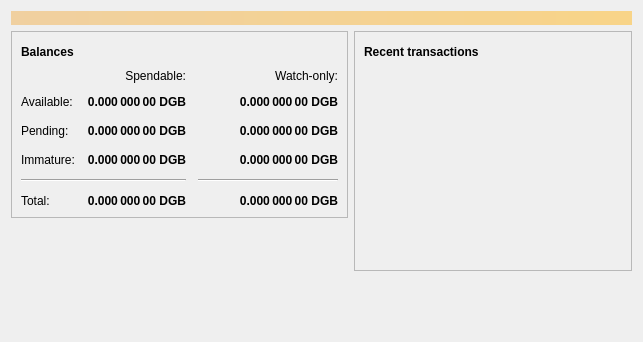
<?xml version="1.0" encoding="UTF-8"?>
<ui version="4.0">
 <class>OverviewPage</class>
 <widget class="QWidget" name="OverviewPage">
  <property name="geometry">
   <rect>
    <x>0</x>
    <y>0</y>
    <width>643</width>
    <height>342</height>
   </rect>
  </property>
  <property name="windowTitle">
   <string>Form</string>
  </property>
  <property name="styleSheet">
   <string notr="true"/>
  </property>
  <layout class="QVBoxLayout" name="topLayout">
   <item>
    <widget class="QLabel" name="labelAlerts">
     <property name="visible">
      <bool>false</bool>
     </property>
     <property name="styleSheet">
      <string notr="true">QLabel { background-color: qlineargradient(x1: 0, y1: 0, x2: 1, y2: 0, stop:0 #F0D0A0, stop:1 #F8D488); color:#000000; }</string>
     </property>
     <property name="wordWrap">
      <bool>true</bool>
     </property>
     <property name="margin">
      <number>3</number>
     </property>
     <property name="textInteractionFlags">
      <set>Qt::TextSelectableByMouse</set>
     </property>
    </widget>
   </item>
   <item>
    <layout class="QHBoxLayout" name="horizontalLayout" stretch="1,1">
     <item>
      <layout class="QVBoxLayout" name="verticalLayout_2">
       <item>
        <widget class="QFrame" name="frame">
         <property name="frameShape">
          <enum>QFrame::StyledPanel</enum>
         </property>
         <property name="frameShadow">
          <enum>QFrame::Raised</enum>
         </property>
         <layout class="QVBoxLayout" name="verticalLayout_4">
          <item>
           <layout class="QHBoxLayout" name="horizontalLayout_4">
            <item>
             <widget class="QLabel" name="label_5">
              <property name="font">
               <font>
                <weight>75</weight>
                <bold>true</bold>
               </font>
              </property>
              <property name="text">
               <string>Balances</string>
              </property>
             </widget>
            </item>
            <item>
             <widget class="QPushButton" name="labelWalletStatus">
              <property name="enabled">
               <bool>true</bool>
              </property>
              <property name="maximumSize">
               <size>
                <width>30</width>
                <height>16777215</height>
               </size>
              </property>
              <property name="toolTip">
               <string>The displayed information may be out of date. Your wallet automatically synchronizes with the BitsCoin network after a connection is established, but this process has not completed yet.</string>
              </property>
              <property name="text">
               <string/>
              </property>
              <property name="icon">
               <iconset resource="../bitscoin.qrc">
                <normaloff>:/icons/warning</normaloff>
                <disabledoff>:/icons/warning</disabledoff>:/icons/warning</iconset>
              </property>
              <property name="iconSize">
               <size>
                <width>24</width>
                <height>24</height>
               </size>
              </property>
              <property name="flat">
               <bool>true</bool>
              </property>
             </widget>
            </item>
            <item>
             <spacer name="horizontalSpacer_3">
              <property name="orientation">
               <enum>Qt::Horizontal</enum>
              </property>
              <property name="sizeHint" stdset="0">
               <size>
                <width>40</width>
                <height>20</height>
               </size>
              </property>
             </spacer>
            </item>
           </layout>
          </item>
          <item>
           <layout class="QGridLayout" name="gridLayout">
            <property name="spacing">
             <number>12</number>
            </property>
            <item row="2" column="2">
             <widget class="QLabel" name="labelWatchPending">
              <property name="font">
               <font>
                <weight>75</weight>
                <bold>true</bold>
               </font>
              </property>
              <property name="cursor">
               <cursorShape>IBeamCursor</cursorShape>
              </property>
              <property name="toolTip">
               <string>Unconfirmed transactions to watch-only addresses</string>
              </property>
              <property name="text">
               <string notr="true">0.000 000 00 DGB</string>
              </property>
              <property name="alignment">
               <set>Qt::AlignRight|Qt::AlignTrailing|Qt::AlignVCenter</set>
              </property>
              <property name="textInteractionFlags">
               <set>Qt::LinksAccessibleByMouse|Qt::TextSelectableByKeyboard|Qt::TextSelectableByMouse</set>
              </property>
             </widget>
            </item>
            <item row="2" column="1">
             <widget class="QLabel" name="labelUnconfirmed">
              <property name="font">
               <font>
                <weight>75</weight>
                <bold>true</bold>
               </font>
              </property>
              <property name="cursor">
               <cursorShape>IBeamCursor</cursorShape>
              </property>
              <property name="toolTip">
               <string>Total of transactions that have yet to be confirmed, and do not yet count toward the spendable balance</string>
              </property>
              <property name="text">
               <string notr="true">0.000 000 00 DGB</string>
              </property>
              <property name="alignment">
               <set>Qt::AlignRight|Qt::AlignTrailing|Qt::AlignVCenter</set>
              </property>
              <property name="textInteractionFlags">
               <set>Qt::LinksAccessibleByMouse|Qt::TextSelectableByKeyboard|Qt::TextSelectableByMouse</set>
              </property>
             </widget>
            </item>
            <item row="3" column="2">
             <widget class="QLabel" name="labelWatchImmature">
              <property name="font">
               <font>
                <weight>75</weight>
                <bold>true</bold>
               </font>
              </property>
              <property name="cursor">
               <cursorShape>IBeamCursor</cursorShape>
              </property>
              <property name="toolTip">
               <string>Mined balance in watch-only addresses that has not yet matured</string>
              </property>
              <property name="text">
               <string notr="true">0.000 000 00 DGB</string>
              </property>
              <property name="alignment">
               <set>Qt::AlignRight|Qt::AlignTrailing|Qt::AlignVCenter</set>
              </property>
              <property name="textInteractionFlags">
               <set>Qt::LinksAccessibleByMouse|Qt::TextSelectableByKeyboard|Qt::TextSelectableByMouse</set>
              </property>
             </widget>
            </item>
            <item row="4" column="0" colspan="2">
             <widget class="Line" name="line">
              <property name="orientation">
               <enum>Qt::Horizontal</enum>
              </property>
             </widget>
            </item>
            <item row="4" column="2">
             <widget class="Line" name="lineWatchBalance">
              <property name="sizePolicy">
               <sizepolicy hsizetype="Preferred" vsizetype="Fixed">
                <horstretch>0</horstretch>
                <verstretch>0</verstretch>
               </sizepolicy>
              </property>
              <property name="minimumSize">
               <size>
                <width>140</width>
                <height>0</height>
               </size>
              </property>
              <property name="orientation">
               <enum>Qt::Horizontal</enum>
              </property>
             </widget>
            </item>
            <item row="5" column="0">
             <widget class="QLabel" name="labelTotalText">
              <property name="text">
               <string>Total:</string>
              </property>
             </widget>
            </item>
            <item row="3" column="1">
             <widget class="QLabel" name="labelImmature">
              <property name="font">
               <font>
                <weight>75</weight>
                <bold>true</bold>
               </font>
              </property>
              <property name="cursor">
               <cursorShape>IBeamCursor</cursorShape>
              </property>
              <property name="toolTip">
               <string>Mined balance that has not yet matured</string>
              </property>
              <property name="text">
               <string notr="true">0.000 000 00 DGB</string>
              </property>
              <property name="alignment">
               <set>Qt::AlignRight|Qt::AlignTrailing|Qt::AlignVCenter</set>
              </property>
              <property name="textInteractionFlags">
               <set>Qt::LinksAccessibleByMouse|Qt::TextSelectableByKeyboard|Qt::TextSelectableByMouse</set>
              </property>
             </widget>
            </item>
            <item row="2" column="3">
             <spacer name="horizontalSpacer_2">
              <property name="orientation">
               <enum>Qt::Horizontal</enum>
              </property>
              <property name="sizeHint" stdset="0">
               <size>
                <width>40</width>
                <height>20</height>
               </size>
              </property>
             </spacer>
            </item>
            <item row="3" column="0">
             <widget class="QLabel" name="labelImmatureText">
              <property name="text">
               <string>Immature:</string>
              </property>
             </widget>
            </item>
            <item row="5" column="1">
             <widget class="QLabel" name="labelTotal">
              <property name="font">
               <font>
                <weight>75</weight>
                <bold>true</bold>
               </font>
              </property>
              <property name="cursor">
               <cursorShape>IBeamCursor</cursorShape>
              </property>
              <property name="toolTip">
               <string>Your current total balance</string>
              </property>
              <property name="text">
               <string notr="true">0.000 000 00 DGB</string>
              </property>
              <property name="alignment">
               <set>Qt::AlignRight|Qt::AlignTrailing|Qt::AlignVCenter</set>
              </property>
              <property name="textInteractionFlags">
               <set>Qt::LinksAccessibleByMouse|Qt::TextSelectableByKeyboard|Qt::TextSelectableByMouse</set>
              </property>
             </widget>
            </item>
            <item row="5" column="2">
             <widget class="QLabel" name="labelWatchTotal">
              <property name="font">
               <font>
                <weight>75</weight>
                <bold>true</bold>
               </font>
              </property>
              <property name="cursor">
               <cursorShape>IBeamCursor</cursorShape>
              </property>
              <property name="toolTip">
               <string>Current total balance in watch-only addresses</string>
              </property>
              <property name="text">
               <string notr="true">0.000 000 00 DGB</string>
              </property>
              <property name="alignment">
               <set>Qt::AlignRight|Qt::AlignTrailing|Qt::AlignVCenter</set>
              </property>
              <property name="textInteractionFlags">
               <set>Qt::LinksAccessibleByMouse|Qt::TextSelectableByKeyboard|Qt::TextSelectableByMouse</set>
              </property>
             </widget>
            </item>
            <item row="0" column="2">
             <widget class="QLabel" name="labelWatchonly">
              <property name="text">
               <string>Watch-only:</string>
              </property>
              <property name="alignment">
               <set>Qt::AlignRight|Qt::AlignTrailing|Qt::AlignVCenter</set>
              </property>
             </widget>
            </item>
            <item row="1" column="0">
             <widget class="QLabel" name="labelBalanceText">
              <property name="text">
               <string>Available:</string>
              </property>
             </widget>
            </item>
            <item row="1" column="1">
             <widget class="QLabel" name="labelBalance">
              <property name="font">
               <font>
                <weight>75</weight>
                <bold>true</bold>
               </font>
              </property>
              <property name="cursor">
               <cursorShape>IBeamCursor</cursorShape>
              </property>
              <property name="toolTip">
               <string>Your current spendable balance</string>
              </property>
              <property name="text">
               <string notr="true">0.000 000 00 DGB</string>
              </property>
              <property name="alignment">
               <set>Qt::AlignRight|Qt::AlignTrailing|Qt::AlignVCenter</set>
              </property>
              <property name="textInteractionFlags">
               <set>Qt::LinksAccessibleByMouse|Qt::TextSelectableByKeyboard|Qt::TextSelectableByMouse</set>
              </property>
             </widget>
            </item>
            <item row="1" column="2">
             <widget class="QLabel" name="labelWatchAvailable">
              <property name="font">
               <font>
                <weight>75</weight>
                <bold>true</bold>
               </font>
              </property>
              <property name="cursor">
               <cursorShape>IBeamCursor</cursorShape>
              </property>
              <property name="toolTip">
               <string>Your current balance in watch-only addresses</string>
              </property>
              <property name="text">
               <string notr="true">0.000 000 00 DGB</string>
              </property>
              <property name="alignment">
               <set>Qt::AlignRight|Qt::AlignTrailing|Qt::AlignVCenter</set>
              </property>
              <property name="textInteractionFlags">
               <set>Qt::LinksAccessibleByMouse|Qt::TextSelectableByKeyboard|Qt::TextSelectableByMouse</set>
              </property>
             </widget>
            </item>
            <item row="2" column="0">
             <widget class="QLabel" name="labelPendingText">
              <property name="text">
               <string>Pending:</string>
              </property>
             </widget>
            </item>
            <item row="0" column="1">
             <widget class="QLabel" name="labelSpendable">
              <property name="text">
               <string>Spendable:</string>
              </property>
              <property name="alignment">
               <set>Qt::AlignRight|Qt::AlignTrailing|Qt::AlignVCenter</set>
              </property>
             </widget>
            </item>
           </layout>
          </item>
         </layout>
        </widget>
       </item>
       <item>
        <spacer name="verticalSpacer">
         <property name="orientation">
          <enum>Qt::Vertical</enum>
         </property>
         <property name="sizeHint" stdset="0">
          <size>
           <width>20</width>
           <height>40</height>
          </size>
         </property>
        </spacer>
       </item>
       <item>
        <widget class="QLabel" name="label_6">
         <property name="text">
          <string/>
         </property>
         <property name="pixmap">
          <pixmap>:/icons/backg</pixmap>
         </property>
         <property name="scaledContents">
          <bool>false</bool>
         </property>
         <property name="alignment">
          <set>Qt::AlignCenter</set>
         </property>
         <property name="margin">
          <number>-2</number>
         </property>
        </widget>
       </item>
      </layout>
     </item>
     <item>
      <layout class="QVBoxLayout" name="verticalLayout_3">
       <item>
        <widget class="QFrame" name="frame_2">
         <property name="frameShape">
          <enum>QFrame::StyledPanel</enum>
         </property>
         <property name="frameShadow">
          <enum>QFrame::Raised</enum>
         </property>
         <layout class="QVBoxLayout" name="verticalLayout">
          <item>
           <layout class="QHBoxLayout" name="horizontalLayout_2">
            <item>
             <widget class="QLabel" name="label_4">
              <property name="font">
               <font>
                <weight>75</weight>
                <bold>true</bold>
               </font>
              </property>
              <property name="text">
               <string>Recent transactions</string>
              </property>
             </widget>
            </item>
            <item>
             <widget class="QPushButton" name="labelTransactionsStatus">
              <property name="enabled">
               <bool>true</bool>
              </property>
              <property name="maximumSize">
               <size>
                <width>30</width>
                <height>16777215</height>
               </size>
              </property>
              <property name="toolTip">
               <string>The displayed information may be out of date. Your wallet automatically synchronizes with the BitsCoin network after a connection is established, but this process has not completed yet.</string>
              </property>
              <property name="text">
               <string/>
              </property>
              <property name="icon">
               <iconset resource="../bitscoin.qrc">
                <normaloff>:/icons/warning</normaloff>
                <disabledoff>:/icons/warning</disabledoff>:/icons/warning</iconset>
              </property>
              <property name="iconSize">
               <size>
                <width>24</width>
                <height>24</height>
               </size>
              </property>
              <property name="flat">
               <bool>true</bool>
              </property>
             </widget>
            </item>
            <item>
             <spacer name="horizontalSpacer">
              <property name="orientation">
               <enum>Qt::Horizontal</enum>
              </property>
              <property name="sizeHint" stdset="0">
               <size>
                <width>40</width>
                <height>20</height>
               </size>
              </property>
             </spacer>
            </item>
           </layout>
          </item>
          <item>
           <widget class="QListView" name="listTransactions">
            <property name="styleSheet">
             <string notr="true">QListView { background: transparent; }</string>
            </property>
            <property name="frameShape">
             <enum>QFrame::NoFrame</enum>
            </property>
            <property name="verticalScrollBarPolicy">
             <enum>Qt::ScrollBarAlwaysOff</enum>
            </property>
            <property name="horizontalScrollBarPolicy">
             <enum>Qt::ScrollBarAlwaysOff</enum>
            </property>
            <property name="selectionMode">
             <enum>QAbstractItemView::NoSelection</enum>
            </property>
           </widget>
          </item>
         </layout>
        </widget>
       </item>
       <item>
        <spacer name="verticalSpacer_2">
         <property name="orientation">
          <enum>Qt::Vertical</enum>
         </property>
         <property name="sizeHint" stdset="0">
          <size>
           <width>20</width>
           <height>40</height>
          </size>
         </property>
        </spacer>
       </item>
      </layout>
     </item>
    </layout>
   </item>
  </layout>
 </widget>
 <resources>
  <include location="../bitscoin.qrc"/>
 </resources>
 <connections/>
</ui>
